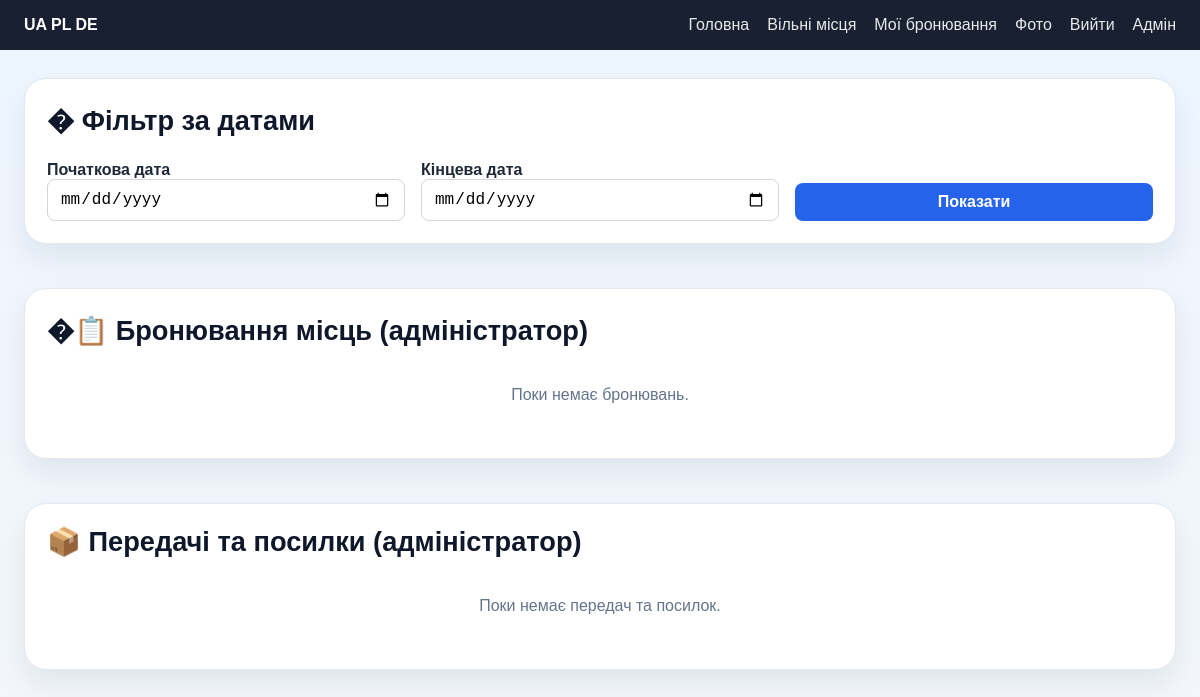
The page /secret/ (signed in) on the database as committed earlier.
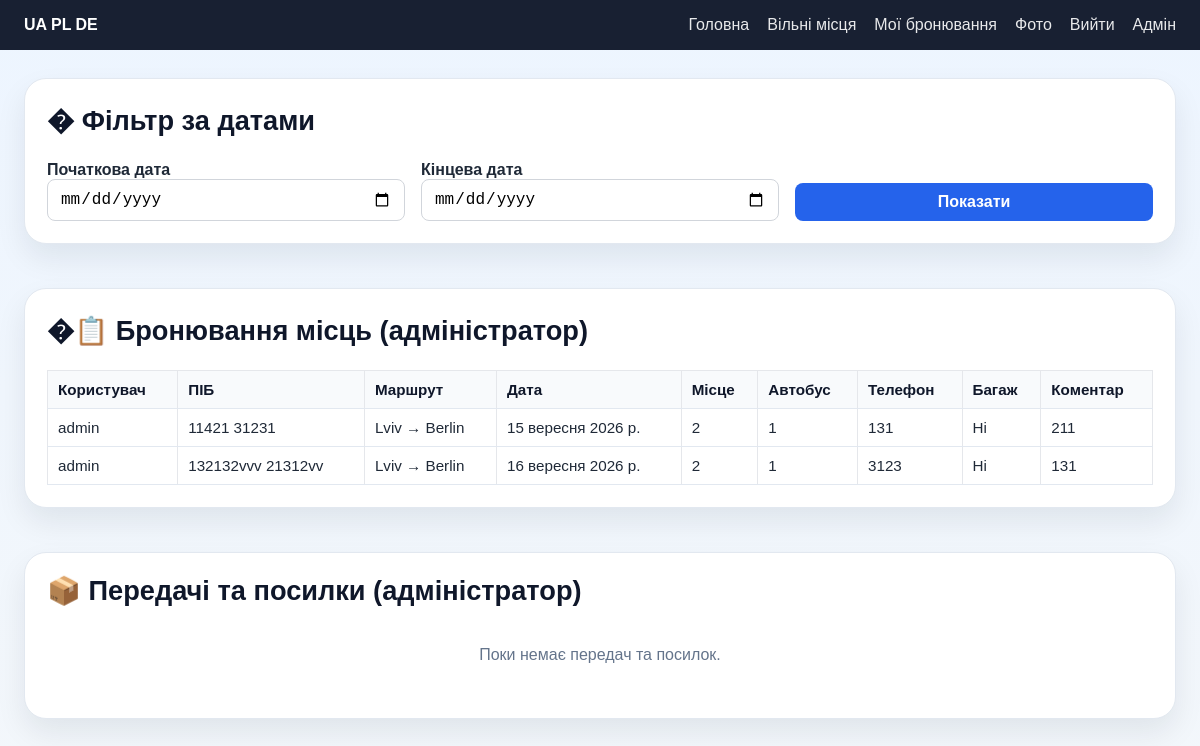
The same page on the database as committed later.
### Transportation_APP/models.py (models this page shows, shortened)
class Booking(models.Model):
    user = models.ForeignKey(settings.AUTH_USER_MODEL, on_delete=models.CASCADE, related_name="bookings")
    first_name = models.CharField(max_length=60)
    last_name = models.CharField(max_length=60)
    phone = models.CharField(max_length=20)
    from_city = models.CharField(max_length=60, choices=CITY_CHOICES)
    to_city = models.CharField(max_length=60, choices=CITY_CHOICES)
    pickup_location = models.CharField(max_length=255, default="")
    dropoff_location = models.CharField(max_length=255, default="")
    departure_date = models.DateField()
    bus_number = models.PositiveIntegerField(default=1)
    seat_number = models.PositiveIntegerField(default=1)
    baggage = models.BooleanField(default=False)
    comments = models.TextField(blank=True, default="")
    created_at = models.DateTimeField(auto_now_add=True)
    class Meta:
        ordering = ["departure_date", "bus_number", "seat_number"]

### Transportation_APP/views.py (the view)
# urls.py: path('secret/', views.secret_page, name='secret_page'),
@login_required(login_url="/auth/login/")
def secret_page(request):
    if not is_admin_user(request.user):
        return redirect('home')
    from_date = request.GET.get('from_date')
    to_date = request.GET.get('to_date')
    bookings = Booking.objects.all().order_by("departure_date", "seat_number")
    posts = Post.objects.all().order_by("departure_date", "bus_number")
    if from_date:
        bookings = bookings.filter(departure_date__gte=from_date)
        posts = posts.filter(departure_date__gte=from_date)
    if to_date:
        bookings = bookings.filter(departure_date__lte=to_date)
        posts = posts.filter(departure_date__lte=to_date)
    return render(request, "secret_page.html", {
        "bookings": bookings,
        "posts": posts,
        "from_date": from_date,
        "to_date": to_date,
    })

### Transportation_APP/views.py (called while the page is built)
def is_admin_user(user):
    return (
        user.is_authenticated and
        (user.is_staff or user.is_superuser or user.groups.filter(name='admin').exists())
    )

### templates/secret_page.html (shortened to what this page needs)
{% extends 'base.html' %}
{% block content %}
<div class="admin-container">
    <div class="card">
        <h2>� Фільтр за датами</h2>
        <form method="get" style="display: grid; grid-template-columns: repeat(auto-fit, minmax(220px, 1fr)); gap: 16px; align-items: end;">
            <div>
                <label for="from_date">Початкова дата</label>
                <input type="date" id="from_date" name="from_date" value="{{ from_date }}">
            </div>
            <div>
                <label for="to_date">Кінцева дата</label>
                <input type="date" id="to_date" name="to_date" value="{{ to_date }}">
            </div>
            <div>
                <button type="submit">Показати</button>
            </div>
        </form>
    </div>
    <div class="card">
        <h2>�📋 Бронювання місць (адміністратор)</h2>
        {% if bookings %}
            <table>
                <thead>
                    <tr>
                        <th>Користувач</th>
                        <th>ПІБ</th>
                        <th>Маршрут</th>
                        <th>Дата</th>
                        <th>Місце</th>
                        <th>Автобус</th>
                        <th>Телефон</th>
                        <th>Багаж</th>
                        <th>Коментар</th>
                    </tr>
                </thead>
                <tbody>
                    {% for booking in bookings %}
                        <tr>
                            <td>{{ booking.user.username }}</td>
                            <td>{{ booking.first_name }} {{ booking.last_name }}</td>
                            <td>{{ booking.from_city }} → {{ booking.to_city }}</td>
                            <td>{{ booking.departure_date }}</td>
                            <td>{{ booking.seat_number }}</td>
                            <td>{{ booking.bus_number }}</td>
                            <td>{{ booking.phone }}</td>
                            <td>{% if booking.baggage %}Так{% else %}Ні{% endif %}</td>
                            <td>{{ booking.comments|truncatewords:5 }}</td>
                        </tr>
                    {% endfor %}
                </tbody>
            </table>
        {% else %}
            <p class="empty-message">Поки немає бронювань.</p>
        {% endif %}
    </div>
    <div class="card">
        <h2>📦 Передачі та посилки (адміністратор)</h2>
        {% if posts %}
            <table>
                <thead>
                    <tr>
                        <th>Користувач</th>
                        <th>ПІБ</th>
                        <th>Маршрут</th>
                        <th>Дата</th>
                        <th>Вага (кг)</th>
                        <th>Автобус</th>
                        <th>Телефон</th>
                        <th>Коментар</th>
                    </tr>
                </thead>
                <tbody>
                    {% for post in posts %}
                        <tr>
                            <td>{{ post.user.username }}</td>
                            <td>{{ post.first_name }} {{ post.last_name }}</td>
                            <td>{{ post.from_city }} → {{ post.to_city }}</td>
                            <td>{{ post.departure_date }}</td>
                            <td>{{ post.weight_kg }}</td>
                            <td>{{ post.bus_number }}</td>
                            <td>{{ post.phone }}</td>
                            <td>{{ post.comments|truncatewords:5 }}</td>
                        </tr>
                    {% endfor %}
                </tbody>
            </table>
        {% else %}
            <p class="empty-message">Поки немає передач та посилок.</p>
        {% endif %}
    </div>
</div>
{% endblock %}

Rows that differ between the two databases and show on the page:
added Booking: user.username "admin", first_name "11421", last_name "31231", from_city "Lviv", to_city "Berlin", departure_date "15 вересня 2026 р.", seat_number "2", bus_number "1", phone "131", baggage "Ні", comments "211"
added Booking: user.username "admin", first_name "132132vvv", last_name "21312vv", from_city "Lviv", to_city "Berlin", departure_date "16 вересня 2026 р.", seat_number "2", bus_number "1", phone "3123", baggage "Ні", comments "131"
Other text that changed with them:
text no longer shown: "Поки немає бронювань."
text now shown: "Користувач ПІБ Маршрут Дата Місце Автобус Телефон Багаж Коментар"
